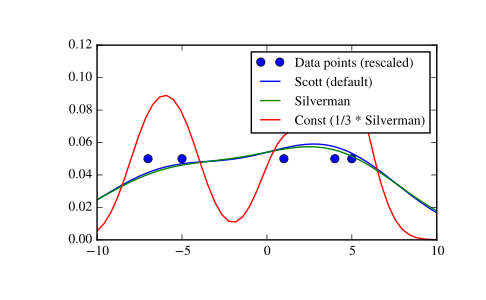

Write Python code to recreate this figure.
import scipy.stats as stats
x1 = np.array([-7, -5, 1, 4, 5.])
kde = stats.gaussian_kde(x1)
xs = np.linspace(-10, 10, num=50)
y1 = kde(xs)
kde.set_bandwidth(bw_method='silverman')
y2 = kde(xs)
kde.set_bandwidth(bw_method=kde.factor / 3.)
y3 = kde(xs)

import matplotlib.pyplot as plt
fig, ax = plt.subplots()
ax.plot(x1, np.ones(x1.shape) / (4. * x1.size), 'bo',
        label='Data points (rescaled)')
ax.plot(xs, y1, label='Scott (default)')
ax.plot(xs, y2, label='Silverman')
ax.plot(xs, y3, label='Const (1/3 * Silverman)')
ax.legend()
plt.show()
